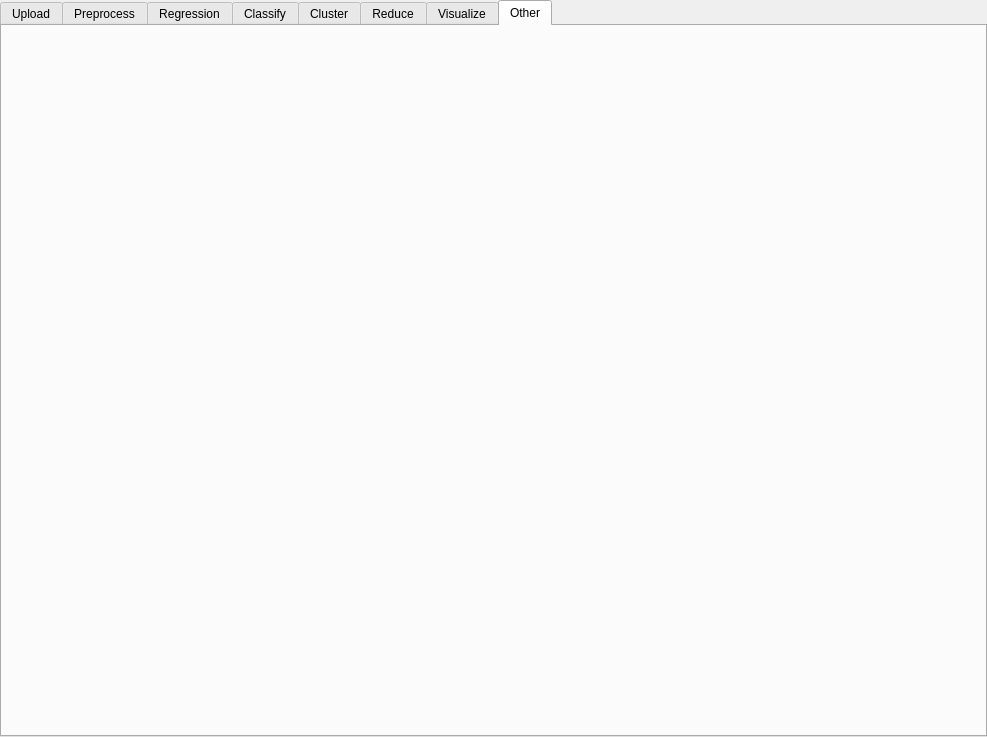
<?xml version="1.0" encoding="UTF-8"?>
<ui version="4.0">
 <class>main_tab</class>
 <widget class="QTabWidget" name="main_tab">
  <property name="geometry">
   <rect>
    <x>0</x>
    <y>0</y>
    <width>987</width>
    <height>737</height>
   </rect>
  </property>
  <property name="windowTitle">
   <string>Scikit GUI</string>
  </property>
  <property name="currentIndex">
   <number>7</number>
  </property>
  <widget class="QWidget" name="upload_tab">
   <attribute name="title">
    <string>Upload</string>
   </attribute>
   <widget class="QWidget" name="horizontalWidget" native="true">
    <property name="geometry">
     <rect>
      <x>0</x>
      <y>0</y>
      <width>501</width>
      <height>51</height>
     </rect>
    </property>
    <layout class="QHBoxLayout" name="horizontalLayout">
     <item>
      <widget class="QPushButton" name="openfile_btn">
       <property name="text">
        <string>Open File</string>
       </property>
      </widget>
     </item>
     <item>
      <widget class="QPushButton" name="openurl_btn">
       <property name="text">
        <string>Open URL</string>
       </property>
      </widget>
     </item>
     <item>
      <widget class="QPushButton" name="generate_btn">
       <property name="text">
        <string>Generate</string>
       </property>
      </widget>
     </item>
    </layout>
   </widget>
   <widget class="QWidget" name="verticalLayoutWidget">
    <property name="geometry">
     <rect>
      <x>20</x>
      <y>50</y>
      <width>391</width>
      <height>621</height>
     </rect>
    </property>
    <layout class="QVBoxLayout" name="verticalLayout">
     <item>
      <widget class="QLabel" name="datainfo_label">
       <property name="text">
        <string>Dataset Information</string>
       </property>
      </widget>
     </item>
     <item>
      <widget class="QTextBrowser" name="datainfotext"/>
     </item>
    </layout>
   </widget>
   <widget class="QWidget" name="verticalLayoutWidget_2">
    <property name="geometry">
     <rect>
      <x>420</x>
      <y>50</y>
      <width>541</width>
      <height>621</height>
     </rect>
    </property>
    <layout class="QVBoxLayout" name="verticalLayout_2">
     <item>
      <widget class="QLabel" name="dataplotter_label">
       <property name="text">
        <string>Dataset Plotter</string>
       </property>
      </widget>
     </item>
     <item>
      <widget class="QGraphicsView" name="dataplottergraphics"/>
     </item>
    </layout>
   </widget>
   <widget class="QProgressBar" name="progressBar">
    <property name="geometry">
     <rect>
      <x>20</x>
      <y>683</y>
      <width>941</width>
      <height>16</height>
     </rect>
    </property>
    <property name="value">
     <number>0</number>
    </property>
   </widget>
  </widget>
  <widget class="QWidget" name="preprocess_tab">
   <property name="enabled">
    <bool>true</bool>
   </property>
   <property name="autoFillBackground">
    <bool>false</bool>
   </property>
   <attribute name="title">
    <string>Preprocess</string>
   </attribute>
   <widget class="QWidget" name="horizontalWidget_2" native="true">
    <property name="geometry">
     <rect>
      <x>0</x>
      <y>0</y>
      <width>981</width>
      <height>51</height>
     </rect>
    </property>
    <layout class="QHBoxLayout" name="horizontalLayout_2">
     <item>
      <widget class="QTabWidget" name="preprocess_tab_2">
       <property name="currentIndex">
        <number>0</number>
       </property>
       <widget class="QWidget" name="normalize_tab">
        <attribute name="title">
         <string>Normalize</string>
        </attribute>
       </widget>
       <widget class="QWidget" name="standardize_tab">
        <attribute name="title">
         <string>Standardize</string>
        </attribute>
       </widget>
       <widget class="QWidget" name="binarize_tab">
        <attribute name="title">
         <string>Binarize</string>
        </attribute>
       </widget>
       <widget class="QWidget" name="impute_tab">
        <attribute name="title">
         <string>Impute</string>
        </attribute>
       </widget>
       <widget class="QWidget" name="noise_tab">
        <attribute name="title">
         <string>Add Noise</string>
        </attribute>
       </widget>
      </widget>
     </item>
    </layout>
   </widget>
   <widget class="QLabel" name="attr_label">
    <property name="geometry">
     <rect>
      <x>20</x>
      <y>60</y>
      <width>81</width>
      <height>17</height>
     </rect>
    </property>
    <property name="text">
     <string>Attributes</string>
    </property>
   </widget>
   <widget class="QWidget" name="verticalLayoutWidget_3">
    <property name="geometry">
     <rect>
      <x>10</x>
      <y>80</y>
      <width>421</width>
      <height>251</height>
     </rect>
    </property>
    <layout class="QVBoxLayout" name="verticalLayout_3">
     <item>
      <widget class="QCheckBox" name="attr_checkbox1">
       <property name="text">
        <string>Attribute 1</string>
       </property>
      </widget>
     </item>
     <item>
      <widget class="QCheckBox" name="attr_checkbox2">
       <property name="text">
        <string>Attribute 2</string>
       </property>
      </widget>
     </item>
     <item>
      <widget class="QCheckBox" name="attr_checkbox3">
       <property name="text">
        <string>Attribute 3</string>
       </property>
      </widget>
     </item>
     <item>
      <widget class="QCheckBox" name="attr_checkbox4">
       <property name="text">
        <string>Attribute 4</string>
       </property>
      </widget>
     </item>
     <item>
      <widget class="QCheckBox" name="attr_checkbox5">
       <property name="text">
        <string>Attribute 5</string>
       </property>
      </widget>
     </item>
    </layout>
   </widget>
   <widget class="QPushButton" name="remove_attr_btn">
    <property name="geometry">
     <rect>
      <x>10</x>
      <y>330</y>
      <width>419</width>
      <height>26</height>
     </rect>
    </property>
    <property name="text">
     <string>Remove</string>
    </property>
   </widget>
  </widget>
  <widget class="QWidget" name="regression_tab">
   <attribute name="title">
    <string>Regression</string>
   </attribute>
   <widget class="QWidget" name="horizontalWidget_4" native="true">
    <property name="geometry">
     <rect>
      <x>0</x>
      <y>0</y>
      <width>981</width>
      <height>51</height>
     </rect>
    </property>
    <layout class="QHBoxLayout" name="horizontalLayout_6">
     <item>
      <widget class="QTabWidget" name="regression_tab_2">
       <property name="currentIndex">
        <number>0</number>
       </property>
       <widget class="QWidget" name="linearreg_tab">
        <attribute name="title">
         <string>Linear</string>
        </attribute>
       </widget>
       <widget class="QWidget" name="polyreg_tab">
        <attribute name="title">
         <string>Polynomial</string>
        </attribute>
       </widget>
       <widget class="QWidget" name="leastsqreg_tab">
        <attribute name="title">
         <string>Least Square</string>
        </attribute>
       </widget>
       <widget class="QWidget" name="logisticreg_tab">
        <attribute name="title">
         <string>Logistic</string>
        </attribute>
       </widget>
       <widget class="QWidget" name="gdreg_tab">
        <attribute name="title">
         <string>Gradient Descent</string>
        </attribute>
       </widget>
      </widget>
     </item>
    </layout>
   </widget>
  </widget>
  <widget class="QWidget" name="classify_tab">
   <attribute name="title">
    <string>Classify</string>
   </attribute>
   <widget class="QWidget" name="horizontalWidget_3" native="true">
    <property name="geometry">
     <rect>
      <x>0</x>
      <y>0</y>
      <width>981</width>
      <height>51</height>
     </rect>
    </property>
    <layout class="QHBoxLayout" name="horizontalLayout_5">
     <item>
      <widget class="QTabWidget" name="classifymethods_tab">
       <property name="currentIndex">
        <number>0</number>
       </property>
       <property name="elideMode">
        <enum>Qt::ElideNone</enum>
       </property>
       <widget class="QWidget" name="dt_tab">
        <attribute name="title">
         <string>Decision Tree</string>
        </attribute>
       </widget>
       <widget class="QWidget" name="ensemble_tab">
        <attribute name="title">
         <string>Ensemble</string>
        </attribute>
       </widget>
       <widget class="QWidget" name="nn_tab">
        <attribute name="title">
         <string>Neural Networks</string>
        </attribute>
       </widget>
       <widget class="QWidget" name="svm_tab">
        <attribute name="title">
         <string>SVM</string>
        </attribute>
       </widget>
       <widget class="QWidget" name="bn_tab">
        <attribute name="title">
         <string>Bayes Nets</string>
        </attribute>
       </widget>
       <widget class="QWidget" name="knn_tab">
        <attribute name="title">
         <string>kNN</string>
        </attribute>
       </widget>
       <widget class="QWidget" name="otherclassify_tab">
        <attribute name="title">
         <string>Others</string>
        </attribute>
       </widget>
      </widget>
     </item>
    </layout>
   </widget>
  </widget>
  <widget class="QWidget" name="cluster_tab">
   <attribute name="title">
    <string>Cluster</string>
   </attribute>
   <widget class="QWidget" name="horizontalWidget_5" native="true">
    <property name="geometry">
     <rect>
      <x>0</x>
      <y>0</y>
      <width>981</width>
      <height>51</height>
     </rect>
    </property>
    <layout class="QHBoxLayout" name="horizontalLayout_7">
     <item>
      <widget class="QTabWidget" name="clustermethod_tab">
       <property name="currentIndex">
        <number>0</number>
       </property>
       <widget class="QWidget" name="kmeans_tab">
        <attribute name="title">
         <string>kMeans</string>
        </attribute>
       </widget>
       <widget class="QWidget" name="em_tab">
        <attribute name="title">
         <string>EM</string>
        </attribute>
       </widget>
       <widget class="QWidget" name="propcluster_tab">
        <attribute name="title">
         <string>Affinity Propogation</string>
        </attribute>
       </widget>
       <widget class="QWidget" name="spectralcluster_tab">
        <attribute name="title">
         <string>Spectral</string>
        </attribute>
       </widget>
       <widget class="QWidget" name="aggcluster_tab">
        <attribute name="title">
         <string>Agglomerative</string>
        </attribute>
       </widget>
       <widget class="QWidget" name="dbscan_tab">
        <attribute name="title">
         <string>DBSCAN</string>
        </attribute>
       </widget>
      </widget>
     </item>
    </layout>
   </widget>
   <zorder>horizontalWidget_5</zorder>
   <zorder>clustermethod_tab</zorder>
  </widget>
  <widget class="QWidget" name="reduce_tab">
   <attribute name="title">
    <string>Reduce</string>
   </attribute>
   <widget class="QWidget" name="horizontalWidget_6" native="true">
    <property name="geometry">
     <rect>
      <x>0</x>
      <y>0</y>
      <width>981</width>
      <height>51</height>
     </rect>
    </property>
    <layout class="QHBoxLayout" name="horizontalLayout_8">
     <item>
      <widget class="QTabWidget" name="reducemethods_tab">
       <property name="currentIndex">
        <number>0</number>
       </property>
       <widget class="QWidget" name="pca_tab">
        <attribute name="title">
         <string>PCA</string>
        </attribute>
       </widget>
       <widget class="QWidget" name="ica_tab">
        <attribute name="title">
         <string>ICA</string>
        </attribute>
       </widget>
       <widget class="QWidget" name="rpa_tab">
        <attribute name="title">
         <string>Random Projection</string>
        </attribute>
       </widget>
      </widget>
     </item>
    </layout>
   </widget>
  </widget>
  <widget class="QWidget" name="visualize_tab">
   <attribute name="title">
    <string>Visualize</string>
   </attribute>
  </widget>
  <widget class="QWidget" name="other_tab">
   <attribute name="title">
    <string>Other</string>
   </attribute>
  </widget>
 </widget>
 <resources/>
 <connections/>
</ui>
